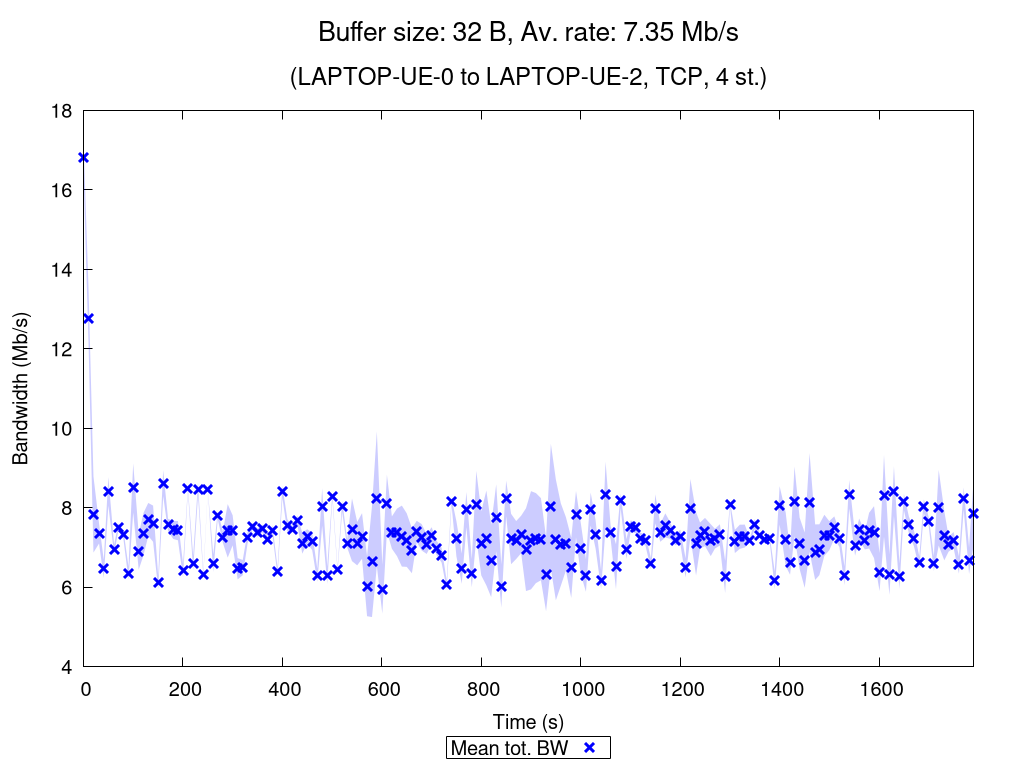

The gnuplot source for this figure:
set terminal pngcairo nocrop enhanced size 1024,768 font "Verdana,15"
set output "TCP_4_st_2020_10_18_02-06-25_one2two_00032B.png"

set title "{/=20 Buffer size: 32 B, Av. rate: 7.35 Mb/s}\n\n{/=18 (LAPTOP-UE-0 to LAPTOP-UE-2, TCP, 4 st.)}"

set xlabel "Time (s)"
set ylabel "Bandwidth (Mb/s)"
set ytics nomirror
set key bmargin center horizontal box samplen 1 width -1
set bmargin 4.6
set rmargin 4.5

rf = 1000000.0  # rate factor
set style fill transparent solid 0.2 noborder
set autoscale xfix
plot "TCP_4_st_2020_10_18_02-06-25_one2two_00032B_iperf_processed.dat" using 1:($2/rf-$3/rf):($2/rf+$3/rf) with filledcurves lc rgb "blue" notitle, \
     "" using 1:($2/rf) with points pt 2 ps 1.5 lw 3 lc rgb "blue" title "Mean tot. BW", \
